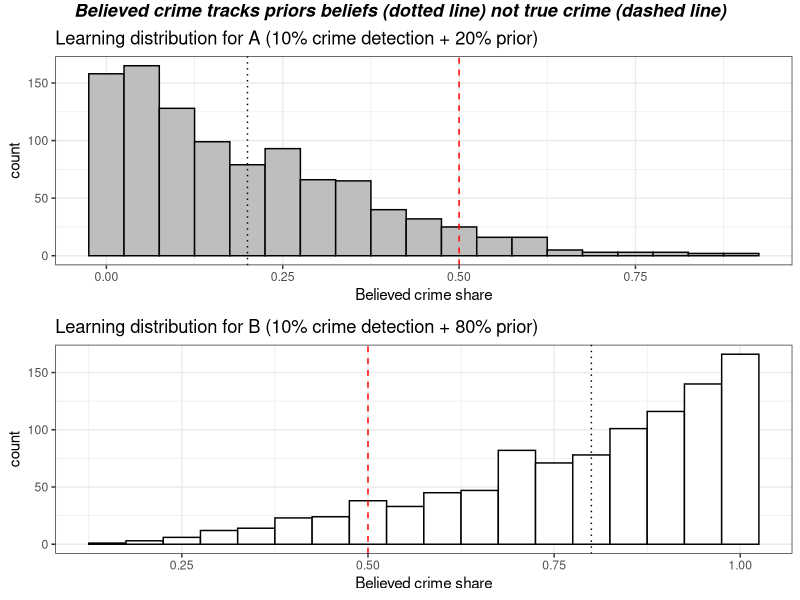
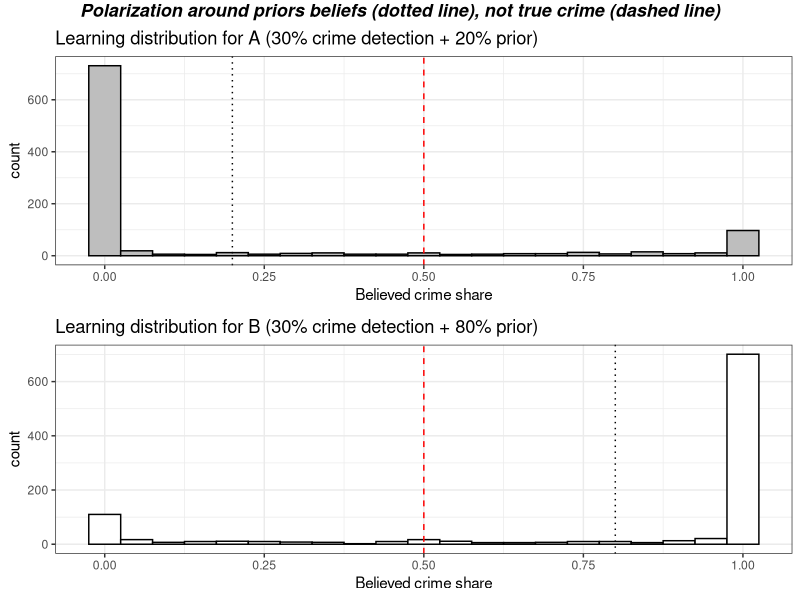
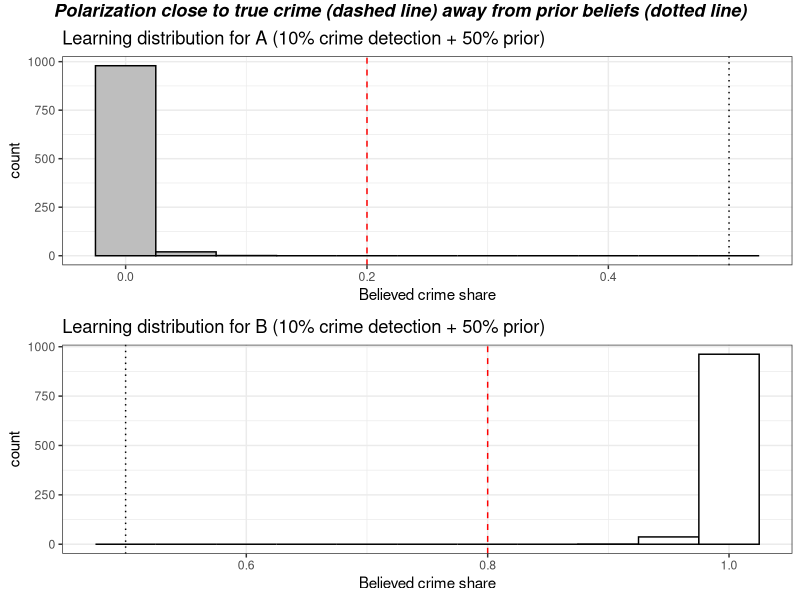

Here is the R script that generated these plots, in order: (Note: a time limit stopped this script after it produced the figures.)
## ---- chunk 1
# true crime allocation between A and B
a <- 0.5
b <- 0.5

# police crime detection rate when visiting an area
x <- 0.1

# police beliefs about crime allocation between A and B -- as "ac" and "bc"
ac <- 0.2
bc <- 0.8
## ---- chunk 2
# starting matrix consisting of just two rows: "ac" and "bc" for believed crime allocation by areas A and B
start <- c(ac, bc)          # vector consisting of ac and bc
df <- data.frame(start)     # turn vector into data.frame

# update function
update <- function(df) {
      # first row from last column of matrix, picks out ac
          ac <- df[1, ncol(df)]
      # second row from last column of matrix, picks out bc
          bc <- df[2, ncol(df)]
      # flip coin for decision where to go
          outcome <- c(1, 0)
          flip <- sample(outcome, 1, prob=c(ac,bc))  # ac and bc: probabilities of coin landing A or B
      # Case 1 - police goes to area A
        if (flip==1) {
          # update ac and bc values by adding detected crime (a*x) and normalizing
          # a is true crime in A and x is true detection rate
            ac1_new <- (ac+a*x)/(ac+a*x+bc)
            bc1_new <- (bc)/(ac+a*x+bc)
          # update matrix
            add <- c(ac1_new, bc1_new)
            # dff new matrix with values of ac and bc updated after crime detection
            dff <- data.frame(add)
            df <- cbind(df, dff)
            return(df)
                        }
        # Case 2 - police goes to area B  
          else {
             # update ac and bc values by adding detected crime (b*x) and normalizing
            # b is true crime in B and x is true detection rate
            ac2_new <- (ac)/(ac+b*x+bc)
            bc2_new <- (bc+b*x)/(ac+b*x+bc)
          # update matrix
            add <- c(ac2_new, bc2_new)
            dff <- data.frame(add)
            df <- cbind(df, dff)
            return(df)
                 }
  }
## ---- chunk 3
update(df)
## ---- chunk 4
apply_n_times <- function(input, update, n){
  for(i in 1:n){            # "update" function takes its output as input up to n applications
    input <- update(input)
  }
  return(input)
}
## ---- chunk 5
# starting matrix, ac and bc believed crime proportion by areas A and B
ac <- 0.2
bc <- 0.8
start <- c(ac, bc)
df <- data.frame(start)

end <- apply_n_times(df, update, 100)
# apply function "update" to itself 100 times and assigns to "end"
end
## ---- chunk 6
# apply_update_n_times(df, update, 100)[1, ncol(end)]
# picks out first row and last column of this function  -- i.e. latest updated value of ac

# apply_update_n_times(df, update, 100)[2, ncol(end)]
# picks out second row and last column of this function  -- i.e. latest updated value of bc

# replicate function "update" 1000 times
last_ac <- replicate(1000, apply_n_times(df, update, 100)[1, ncol(end)])
last_bc <- replicate(1000, apply_n_times(df, update, 100)[2, ncol(end)])
## ---- chunk 7
library(ggplot2)
library(gridExtra) 
library(ggpubr)
library(grid)
library(gridExtra)
## ---- chunk 8
# histogram of results for latest ac values
data <- as.data.frame(last_ac)
a <- ggplot(data, aes(x=last_ac)) + 
  geom_histogram(binwidth = 0.05, color="black", fill="grey") + 
  theme_bw() +
  geom_vline(xintercept = 0.2, linetype="dotted", color = "black", size=0.5) +
  geom_vline(xintercept = 0.5, linetype="dashed", color = "red", size=0.5) +
  xlab("Believed crime share") +
  ggtitle("Learning distribution for A (10% crime detection + 20% prior)")

# histogram of results for latest bc values
data <- as.data.frame(last_bc)
b <- ggplot(data, aes(x=last_bc)) + 
  geom_histogram(binwidth = 0.05, color="black", fill="white") + 
  theme_bw() +
  geom_vline(xintercept = 0.8, linetype="dotted", color = "black", size=0.5) +
  geom_vline(xintercept = 0.5, linetype="dashed", color = "red", size=0.5) +
  xlab("Believed crime share") +
  ggtitle("Learning distribution for B (10% crime detection + 80% prior)")

grid.arrange(a, b, ncol = 1, top=textGrob("Believed crime tracks priors beliefs (dotted line) not true crime (dashed line)", vjust= 0.4, gp=gpar(fontsize=13,font=4)))
## ---- chunk 9
# true crime allocation between A and B, no longer even
a <- 0.5
b <- 0.5

# police crime detection rate when visiting an area
x <- 0.30

# police beliefs about crime allocation between A and B -- as "ac" and "bc"
ac <- 0.2
bc <- 0.8

# starting matrix, ac and bc believed crime proportion by areas A and B
start <- c(ac, bc)
df <- data.frame(start)

end <- apply_n_times(df, update, 100)
# apply function "update" to itself 100 times and assigns to "end"

# replicate function "update" 1000 times
last_ac <- replicate(1000, apply_n_times(df, update, 100)[1, ncol(end)])
last_bc <- replicate(1000, apply_n_times(df, update, 100)[2, ncol(end)])

# histogram of results for latest ac values
data <- as.data.frame(last_ac)
a <- ggplot(data, aes(x=last_ac)) + 
  geom_histogram(binwidth = 0.05, color="black", fill="grey") + 
  theme_bw() +
  geom_vline(xintercept = 0.2, linetype="dotted", color = "black", size=0.5) +
  geom_vline(xintercept = 0.5, linetype="dashed", color = "red", size=0.5) +
  xlab("Believed crime share") +
  ggtitle("Learning distribution for A (30% crime detection + 20% prior)")

# histogram of results for latest bc values
data <- as.data.frame(last_bc)
b <- ggplot(data, aes(x=last_bc)) + 
  geom_histogram(binwidth = 0.05, color="black", fill="white") + 
  theme_bw() +
  geom_vline(xintercept = 0.8, linetype="dotted", color = "black", size=0.5) +
  geom_vline(xintercept = 0.5, linetype="dashed", color = "red", size=0.5) +
  xlab("Believed crime share") +
  ggtitle("Learning distribution for B (30% crime detection + 80% prior)")

grid.arrange(a, b, ncol = 1, top=textGrob("Polarization around priors beliefs (dotted line), not true crime (dashed line)", vjust= 0.4, gp=gpar(fontsize=13,font=4)))
## ---- chunk 10
# true crime allocation between A and B, no longer even
a <- 0.2
b <- 0.8

# police crime detection rate when visiting an area
x <- 0.1

# police beliefs about crime allocation between A and B -- as "ac" and "bc"
ac <- 0.5
bc <- 0.5

# starting matrix, ac and bc believed crime proportion by areas A and B
start <- c(ac, bc)
df <- data.frame(start)

end <- apply_n_times(df, update, 100)
# apply function "update" to itself 100 times and assigns to "end"

# replicate function "update" 1000 times
last_ac <- replicate(1000, apply_n_times(df, update, 100)[1, ncol(end)])
last_bc <- replicate(1000, apply_n_times(df, update, 100)[2, ncol(end)])

# histogram of results for latest ac values
data <- as.data.frame(last_ac)
a <- ggplot(data, aes(x=last_ac)) + 
  geom_histogram(binwidth = 0.05, color="black", fill="grey") + 
  theme_bw() +
  geom_vline(xintercept = 0.2, linetype="dashed", color = "red", size=0.5) +
  geom_vline(xintercept = 0.5, linetype="dotted", color = "black", size=0.5) +
  xlab("Believed crime share") +
  ggtitle("Learning distribution for A (10% crime detection + 50% prior)")

# histogram of results for latest bc values
data <- as.data.frame(last_bc)
b <- ggplot(data, aes(x=last_bc)) + 
  geom_histogram(binwidth = 0.05, color="black", fill="white") + 
  theme_bw() +
  geom_vline(xintercept = 0.8, linetype="dashed", color = "red", size=0.5) +
  geom_vline(xintercept = 0.5, linetype="dotted", color = "black", size=0.5) +
  xlab("Believed crime share") +
  ggtitle("Learning distribution for B (10% crime detection + 50% prior)")

grid.arrange(a, b, ncol = 1, top=textGrob("Polarization close to true crime (dashed line) away from prior beliefs (dotted line)", vjust= 0.4, gp=gpar(fontsize=13,font=4)))

## ---- chunk 11
# true crime allocation between A and B, no longer even
a <- 0.49
b <- 0.51

# police crime detection rate when visiting an area
x <- 0.1

# police beliefs about crime allocation between A and B -- as "ac" and "bc"
ac <- 0.5
bc <- 0.5

# starting matrix, ac and bc believed crime proportion by areas A and B
start <- c(ac, bc)
df <- data.frame(start)

end <- apply_n_times(df, update, 500)
# apply function "update" to itself 100 times and assigns to "end"

# replicate function "update" 1000 times
last_ac <- replicate(1000, apply_n_times(df, update, 500)[1, ncol(end)])
last_bc <- replicate(1000, apply_n_times(df, update, 500)[2, ncol(end)])

# histogram of results for latest ac values
data <- as.data.frame(last_ac)
a <- ggplot(data, aes(x=last_ac)) + 
  geom_histogram(binwidth = 0.05, color="black", fill="grey") + 
  theme_bw() +
  geom_vline(xintercept = 0.49, linetype="dashed", color = "red", size=0.5) +
  geom_vline(xintercept = 0.5, linetype="dotted", color = "black", size=0.5) +
  xlab("Believed crime share") +
  ggtitle("Learning distribution for A (10% crime detection + 50% prior)")

# histogram of results for latest bc values
data <- as.data.frame(last_bc)
b <- ggplot(data, aes(x=last_bc)) + 
  geom_histogram(binwidth = 0.05, color="black", fill="white") + 
  theme_bw() +
  geom_vline(xintercept = 0.51, linetype="dashed", color = "red", size=0.5) +
  geom_vline(xintercept = 0.5, linetype="dotted", color = "black", size=0.5) +
  xlab("Believed crime share") +
  ggtitle("Learning distribution for B (10% crime detection + 50% prior)")

grid.arrange(a, b, ncol = 1, top=textGrob("Polarization away from true crime (dashed line)", vjust= 0.4, gp=gpar(fontsize=13,font=4)))
## ---- chunk 12
# true crime allocation between A and B
a <- 0.5
b <- 0.5

# police crime detection rate when visiting an area
x <- 0.1

#  crime reporting rate from citizens
r <- 0.1

# police beliefs about crime allocation between A and B -- as "ac" and "bc"
ac <- 0.2
bc <- 0.8
## ---- chunk 13
# starting matrix consisting of just two rows: "ac" and "bc" for believed crime allocation by areas A and B
start <- c(ac, bc)          # vector consisting of ac and bc
df <- data.frame(start)     # turn vector into data.frame

# update function
update_r <- function(df) {
      # first row from last column of matrix, picks out ac
          ac <- df[1, ncol(df)]
      # second row from last column of matrix, picks out bc
          bc <- df[2, ncol(df)]
      # merge with crime reporting, 1/2 weight reporting    
          ac <- (1/2*(ac)+1/2*(a*r))/((1/2*(ac)+1/2*(a*r))+(1/2*(bc)+1/2*(b*r)))
          bc <- (1/2*(bc)+1/2*(b*r))/((1/2*(ac)+1/2*(a*r))+(1/2*(bc)+1/2*(b*r)))
      # flip coin for decision where to go
          outcome <- c(1, 0)
          flip <- sample(outcome, 1, prob=c(ac,bc))  # ac and bc: probabilities of coin landing A or B
      # Case 1 - police goes to area A
        if (flip==1) {
          # update ac and bc values by adding detected crime (a*x) and normalizing
          # a is true crime in A and x is true detection rate
            ac1_new <- (ac+a*x)/(ac+a*x+bc)
            bc1_new <- (bc)/(ac+a*x+bc)
          # update matrix
            add <- c(ac1_new, bc1_new)
            # dff new matrix with values of ac and bc updated after crime detection
            dff <- data.frame(add)
            df <- cbind(df, dff)
            return(df)
                        }
        # Case 2 - police goes to area B  
          else {
             # update ac and bc values by adding detected crime (b*x) and normalizing
            # b is true crime in B and x is true detection rate
            ac2_new <- (ac)/(ac+b*x+bc)
            bc2_new <- (bc+b*x)/(ac+b*x+bc)
          # update matrix
            add <- c(ac2_new, bc2_new)
            dff <- data.frame(add)
            df <- cbind(df, dff)
            return(df)
                 }
  }
## ---- chunk 14
# starting matrix, ac and bc believed crime proportion by areas A and B
start <- c(ac, bc)
df <- data.frame(start)

end <- apply_n_times(df, update_r, 100)
# apply function "update" to itself 100 times and assigns to "end"

# replicate function "update" 1000 times
last_ac <- replicate(1000, apply_n_times(df, update_r, 100)[1, ncol(end)])
last_bc <- replicate(1000, apply_n_times(df, update_r, 100)[2, ncol(end)])

# histogram of results for latest ac values
data <- as.data.frame(last_ac)
a <- ggplot(data, aes(x=last_ac)) + 
  geom_histogram(binwidth = 0.05, color="black", fill="grey") + 
  theme_bw() +
  geom_vline(xintercept = 0.2, linetype="dotted", color = "black", size=0.5) +
  geom_vline(xintercept = 0.5, linetype="dashed", color = "red", size=0.5) +
  xlab("Believed crime share") +
  ggtitle("Learning distribution for A (10% crime detection + 20% prior)")

# histogram of results for latest bc values
data <- as.data.frame(last_bc)
b <- ggplot(data, aes(x=last_bc)) + 
  geom_histogram(binwidth = 0.05, color="black", fill="white") + 
  theme_bw() +
  geom_vline(xintercept = 0.8, linetype="dotted", color = "black", size=0.5) +
  geom_vline(xintercept = 0.5, linetype="dashed", color = "red", size=0.5) +
  xlab("Believed crime share") +
  ggtitle("Learning distribution for B (10% crime detection + 80% prior)")

grid.arrange(a, b, ncol = 1, top=textGrob("Convergence to true crime (dashed line) thanks to crime reports", vjust= 0.4, gp=gpar(fontsize=13,font=4)))

## ---- chunk 15
# true crime allocation between A and B
a <- 0.5
b <- 0.5

# police crime detection rate when visiting an area
x <- 0.6

#  crime reporting rate from citizens
r <- 0.6

# police beliefs about crime allocation between A and B -- as "ac" and "bc"
ac <- 0.2
bc <- 0.8
## ---- chunk 16
# starting matrix consisting of just two rows: "ac" and "bc" for believed crime allocation by areas A and B
start <- c(ac, bc)          # vector consisting of ac and bc
df <- data.frame(start)     # turn vector into data.frame

# update function
update_r <- function(df) {
      # first row from last column of matrix, picks out ac
          ac <- df[1, ncol(df)]
      # second row from last column of matrix, picks out bc
          bc <- df[2, ncol(df)]
      # merge with crime reporting, 1/2 weight reporting    
          ac <- (1/2*(ac)+1/2*(a*r))/((1/2*(ac)+1/2*(a*r))+(1/2*(bc)+1/2*(b*r)))
          bc <- (1/2*(bc)+1/2*(b*r))/((1/2*(ac)+1/2*(a*r))+(1/2*(bc)+1/2*(b*r)))
      # flip coin for decision where to go
          outcome <- c(1, 0)
          flip <- sample(outcome, 1, prob=c(ac,bc))  # ac and bc: probabilities of coin landing A or B
      # Case 1 - police goes to area A
        if (flip==1) {
          # update ac and bc values by adding detected crime (a*x) and normalizing
          # a is true crime in A and x is true detection rate
            ac1_new <- (ac+a*x)/(ac+a*x+bc)
            bc1_new <- (bc)/(ac+a*x+bc)
          # update matrix
            add <- c(ac1_new, bc1_new)
            # dff new matrix with values of ac and bc updated after crime detection
            dff <- data.frame(add)
            df <- cbind(df, dff)
            return(df)
                        }
        # Case 2 - police goes to area B  
          else {
             # update ac and bc values by adding detected crime (b*x) and normalizing
            # b is true crime in B and x is true detection rate
            ac2_new <- (ac)/(ac+b*x+bc)
            bc2_new <- (bc+b*x)/(ac+b*x+bc)
          # update matrix
            add <- c(ac2_new, bc2_new)
            dff <- data.frame(add)
            df <- cbind(df, dff)
            return(df)
                 }
  }
## ---- chunk 17
# starting matrix, ac and bc believed crime proportion by areas A and B
start <- c(ac, bc)
df <- data.frame(start)

end <- apply_n_times(df, update_r, 100)
# apply function "update" to itself 100 times and assigns to "end"

# replicate function "update" 1000 times
last_ac <- replicate(1000, apply_n_times(df, update_r, 100)[1, ncol(end)])
last_bc <- replicate(1000, apply_n_times(df, update_r, 100)[2, ncol(end)])

# histogram of results for latest ac values
data <- as.data.frame(last_ac)
a <- ggplot(data, aes(x=last_ac)) + 
  geom_histogram(binwidth = 0.05, color="black", fill="grey") + 
  theme_bw() +
  geom_vline(xintercept = 0.2, linetype="dotted", color = "black", size=0.5) +
  geom_vline(xintercept = 0.5, linetype="dashed", color = "red", size=0.5) +
  xlab("Believed crime share") +
  ggtitle("Learning distribution for A (10% crime detection + 20% prior)")

# histogram of results for latest bc values
data <- as.data.frame(last_bc)
b <- ggplot(data, aes(x=last_bc)) + 
  geom_histogram(binwidth = 0.05, color="black", fill="white") + 
  theme_bw() +
  geom_vline(xintercept = 0.8, linetype="dotted", color = "black", size=0.5) +
  geom_vline(xintercept = 0.5, linetype="dashed", color = "red", size=0.5) +
  xlab("Believed crime share") +
  ggtitle("Learning distribution for B (10% crime detection + 80% prior)")

grid.arrange(a, b, ncol = 1, top=textGrob("Split around true crime (dashed line) even with crime reports", vjust= 0.4, gp=gpar(fontsize=13,font=4)))

## ---- chunk 18
# true crime allocation between A and B
a <- 0.55
b <- 0.45

# police crime detection rate when visiting an area
x <- 0.1

#  crime reporting rate from citizens
r <- 0.1

# police beliefs about crime allocation between A and B -- as "ac" and "bc"
ac <- 0.2
bc <- 0.8
## ---- chunk 19
# starting matrix consisting of just two rows: "ac" and "bc" for believed crime allocation by areas A and B
start <- c(ac, bc)          # vector consisting of ac and bc
df <- data.frame(start)     # turn vector into data.frame

# update function
update_rp <- function(df) {
      # first row from last column of matrix, picks out ac
          ac <- df[1, ncol(df)]
      # second row from last column of matrix, picks out bc
          bc <- df[2, ncol(df)]
      # merge with crime reporting, 1/2 weight reporting    
          ac <- (1/2*(ac)+1/2*(a*r))/((1/2*(ac)+1/2*(a*r))+(1/2*(bc)+1/2*(b*r)))
          bc <- (1/2*(bc)+1/2*(b*r))/((1/2*(ac)+1/2*(a*r))+(1/2*(bc)+1/2*(b*r)))
      
      # update ac and bc values by adding detected crime (a*x) and normalizing
      # a is true crime in A and x is true detection rate
      # detection rate of crime (a*x and b*x) in a and b is weighted by prior beliefs (ac, bc), so a*x*ac and b*x*bc
            ac_new <- (ac+a*x*ac)/((ac+a*x*ac)+(bc+b*x*bc))
            bc_new <- (bc+b*x*bc)/((ac+a*x*ac)+(bc+b*x*bc))
      # update matrix
            add <- c(ac_new, bc_new)
      # dff new matrix with values of ac and bc updated after crime detection
            dff <- data.frame(add)
            df <- cbind(df, dff)
            return(df)
                   }
## ---- chunk 20
# starting matrix, ac and bc believed crime proportion by areas A and B
start <- c(ac, bc)
df <- data.frame(start)
end <- apply_n_times(df, update_rp, 100) # repeat updating n times
share_a <- as.numeric(as.data.frame(end)[1,]) # collect ac values
share_b <- as.numeric(as.data.frame(end)[2,]) # collect bc values
iterations <- c(0:100) # label for numbers of iterations
data.frame(iterations, share_a, share_b)
## ---- chunk 21
# histogram of results for latest ac values
data <- data.frame(iterations, share_a, share_b)
a <- ggplot(data) + 
  geom_point(aes(x=iterations, y=share_a), color="blue") +
  geom_point(aes(x=iterations, y=share_b), color="red") +
  theme_bw() +
  ylim(0, 1) +
  geom_hline(yintercept = 0.45, linetype="dashed", color = "red", size=0.5) +
  geom_hline(yintercept = 0.55, linetype="dashed", color = "blue", size=0.5) +
  ylab("Beliefs about crime shares by area") +
  ggtitle("Quasi convergence to true crimes shares (dashed lines)")
a 
